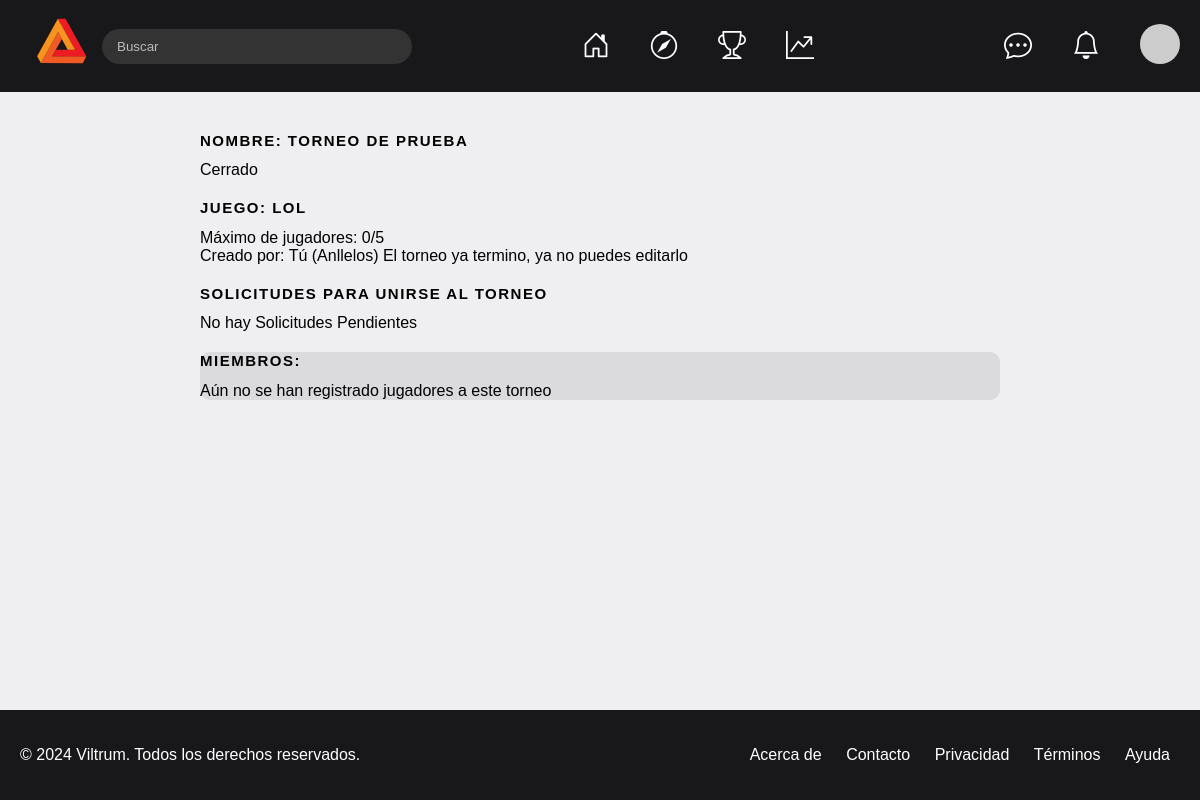
The page /tournament/view/1 (signed in) on the database its author committed.
### tournaments/models.py (models this page shows, shortened)
class Tournament(models.Model):
    GAME_CHOICES = [
        ("LoL", "League of Legends"),
        ("D2", "Dota 2"),
        ("CSGO", "Counter-Strike: Global Offensive"),
        ("VAL", "Valorant"),
        ("OW", "Overwatch"),
        ("PUBG", "PlayerUnknown's Battlegrounds"),
        ("FORT", "Fortnite"),
        ("Apex", "Apex Legends"),
        ("R6", "Rainbow Six Siege"),
        ("RL", "Rocket League")
    ]
    owner = models.ForeignKey(User, on_delete=models.CASCADE)  # Relación con el usuario
    name = models.CharField(max_length=255)
    game = models.CharField(max_length=255, choices=GAME_CHOICES)
    created_at = models.DateTimeField(auto_now_add=True)
    registration_deadline = models.DateTimeField(default=timezone.now() + timedelta(hours=72))  # Default to 72 hours after creation
    start_date = models.DateTimeField(null=True, blank=True)  # Start date of the tournament
    end_date = models.DateTimeField(null=True, blank=True)  # End date of the tournament
    status = models.BooleanField(max_length=20, default=True)  # Default status is "True"
    max_members = models.IntegerField(default=10)  # Define max members
    members = models.ManyToManyField(User, related_name='tournaments', blank=True)

### tournaments/views.py (the view)
# urls.py: path('tournament/view/<int:tournament_id>', views.view_tournament, name='view_tournament'),
def view_tournament(request, tournament_id):
    active_user = request.user
    tournament = get_object_or_404(Tournament, pk=tournament_id)
    tournament_inscriptions = TournamentInscription.objects.filter(tournament=tournament, status="P")
    tournament_members = TournamentInscription.objects.filter(tournament=tournament, status="A")
    user_inscription = TournamentInscription.objects.filter(tournament=tournament, user=active_user).first()
    n_members = tournament_members.count()
    is_full = tournament.max_members == n_members
    is_not_registered = user_inscription is None or user_inscription.status == "R"
    member_info = [
    {
        'member': member,
        'member_stats': PlayerStats.objects.filter(user=member.user, game=tournament.game, is_active=True).first() or False
    }
        for member in tournament_members
    ]
    data_context = {
        'tournament': tournament,
        'tournament_inscriptions': tournament_inscriptions,
        'member_info': member_info,
        'n_members':n_members,
        'is_not_registered':is_not_registered,
        'is_full':is_full
    }
    return render(request, 'tournament.html', data_context)

### core/context_processors.py (called while the page is built)
def user_role(request):
    if request.user.is_authenticated:
        if request.user.groups.filter(name='Sponsor').exists():
            return {'role': 'sponsor'}
        elif request.user.groups.filter(name='Gamer').exists():
            return {'role': 'gamer'}
        else:
            return {'role': 'other'}
    return {'role': 'guest'}

def notifications(request):
    if request.user.is_authenticated:
        notifications = NotificationSystem.objects.filter(receiver=request.user).order_by('-created_at')[:8]
        return {'notifications': notifications}
    return {'notifications': []}

def verification(request):
    if request.user.is_authenticated:
        verificate = ExtendedData.objects.filter(user=request.user, user_verification=True)
        if verificate.exists():
            return {'verified':True}
        else:
            return {'verified':False}
    return {'verified':False}

### tournaments/templates/tournament.html (shortened to what this page needs)
{% extends 'template.html' %}
{% load static %}
{% block extra_css %}
<link rel="stylesheet" href="{% static 'css/tournament.css' %}">
{% endblock %}
{% block content %}
<div class="tournament">
    <h2>Nombre: {{ tournament.name }}</h2>
    {% if tournament.status %} <span>Abierto</span> {% else %} <span>Cerrado</span> {% endif %}
    <h2>Juego: {{ tournament.game }}</h2>
    <span>Máximo de jugadores: {{ n_members }}/{{ tournament.max_members }}</span> <br>
    {% if user.id == tournament.owner.id %}
        <span>Creado por: Tú ({{ tournament.owner }})</span>
        {% if tournament.status %}
            <a href="{% url 'edit_tournament' tournament.id %}">Editar <i class="fa-regular fa-pen-to-square"></i></a>
        {% else %}
            <span>El torneo ya termino, ya no puedes editarlo</span>
        {% endif %}
        <h2>Solicitudes para unirse al torneo</h2>
        {% for inscription in tournament_inscriptions %}
            <span>{{ inscription.user }}</span>
            <a href="{% url 'accept_inscription' inscription_id=inscription.id tournament_id=tournament.id value=1 %}">Aceptar</a>
            <a href="{% url 'accept_inscription' inscription_id=inscription.id tournament_id=tournament.id value=2 %}">Rechazar</a>
            <br>
        {% empty %}
            <span>No hay Solicitudes Pendientes</span>
        {% endfor %}
    {% else %}
        <span>Creado por: {{ tournament.owner }}</span>
    {% endif %}
    <div class="tournament-members">
    <h2>Miembros:</h2>
    {% for item in member_info %}
        <div class="tournament-member">
            <a href="{% url 'profile' username=item.member.user %}"><span>{{ item.member.user }}</span></a>
            <p>
                {% if item.member_stats %}
                    {{item.member_stats.user_game}} <br>
                    {{item.member_stats.rank}} <br> </p>
                {% else %}
                    <span>El jugador no tiene estadísticas para este juego</span>
                {% endif %}
            {% if tournament.owner.id == user.id %}
                <form id="deleteForm-{{ item.member.id }}" action="{% url 'remove_member' inscription_id=item.member.id tournament_id=tournament.id %}" method="post" style="display:inline;">
                    {% csrf_token %}
                    <a href="#" onclick="confirmDeletion({{ item.member.id }}); return false;">
                        <i class="fa-solid fa-ban"></i> Eliminar
                    </a>
                </form>
            {% endif %}
        </div>
    {% empty %}
        <span>Aún no se han registrado jugadores a este torneo</span>
    {% endfor %}
    </div>
</div>
{% endblock %}

### core/static/core/css/template.css (style rules this page uses)
* { font-family: 'IBM Plex Sans', sans-serif; color: white; }
body { display: flex; flex-direction: column; background-color: #efeff1; margin: 0; padding: 0; min-height: 100vh; }

### users/static/css/tournament.css (style rules this page uses)
h2 { margin-top: 20px; font-size: 15px; color: #000000; font-weight: 700; letter-spacing: 1.5px; text-transform: uppercase; }
span { color: black; }
.tournament { max-width: 800px; margin: auto; padding: 20px; }
.tournament-members { background-color: rgba(0, 0, 0, 0.082); border-radius: 10px; }

### rows shown on the page
Tournament: name "TORNEO DE PRUEBA", game "LOL", max_members "5", owner "Anllelos"

### other values the page prints
{{ n_members }} "0"
